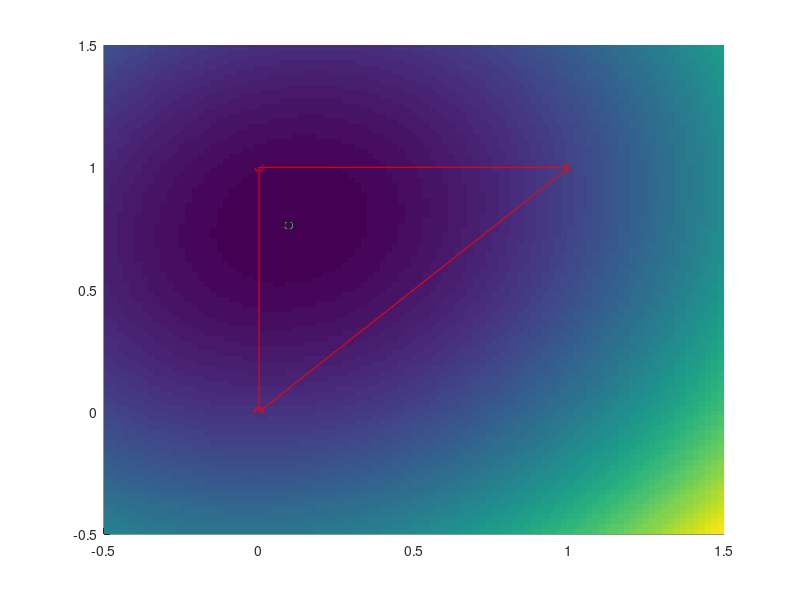

Write the MATLAB code that produced this figure.
clc;
x = linspace(-.5,1.5,100);

[x1,x2]=meshgrid(x,x);

fx = 4*x1.^2 - x1.*x2 + 4*x2.^2 - 6*x2;
fxMax = max(max(fx));
corners = [0,0;0,1;1,1;0,0];
x1Corners = corners(:,1);
x2Corners = corners(:,2);
fxCorners = 4*x1Corners.^2 - x1Corners.*x2Corners + 4*x2Corners.^2 - 6*x2Corners;

x1m = 2/21;
x2m = 16/21;
fxm = 4*x1m.^2 - x1m.*x2m + 4*x2m.^2 - 6*x2m;

figure(1);
hold on;
surf(x1,x2,fx,'EdgeColor','none','FaceLighting','phong'); %plot surface of objective function
plot3(x1Corners,x2Corners,fxCorners,'o-r'); %plot surface of valid domain
plot3(x1m,x2m,fxm,'o-g'); %plot surface of valid domain

